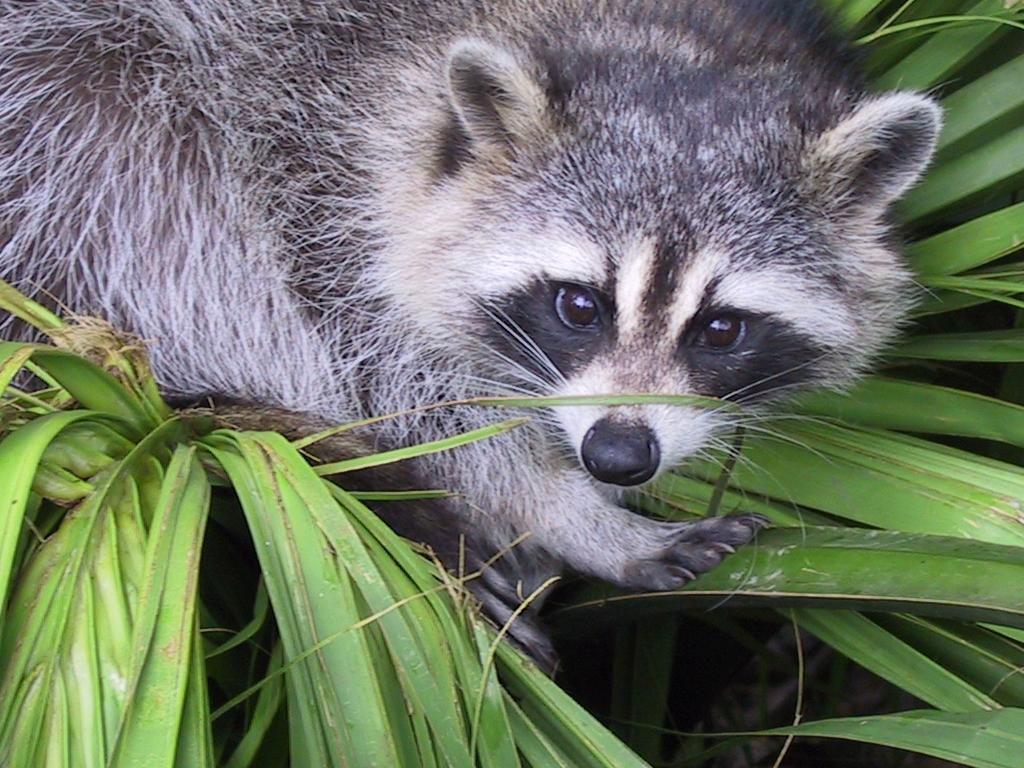
#> input picture day1_Array/ex04/animal.jpeg, 1024 x 768 px
$ python rotate.py
#> lines starting #> are read from the running program, lines starting #| are printed output that depends on the picture
### day1_Array/ex04/load_image.py
import matplotlib.pyplot as plt
import numpy as np


def check_rgb_image(image: np.ndarray) -> bool:
    """check if the shape of the image is correct"""
    if not isinstance(image, np.ndarray):
        print("Error: image is not a NumPy array")
        return False

    if len(image.shape) != 3:
        print("Error: image does not have 3 dimensions")
        return False

    if image.shape[2] != 3:
        print("Error: image does not have 3 RGB channels")
        return False

    return True


def verify_extension(path: str) -> bool:
    """Check for extension in filename, only jpg and jpeg"""
    file_extension = ["jpg", "jpeg"]

    if '.' in path:
        # [-1] = the last element in the list.
        if path.split(".")[-1] in file_extension:
            return True
        else:
            print("Error: wrong extension: only '.jpg' and '.jpeg' authorized")
            return False
    # no '.' in the filename, so no extension.
    else:
        print("Error: invalid filename: no extension")
        return False


def ft_load(path: str) -> np.ndarray:
    """Load image with matplotlib"""
    try:
        if verify_extension(path) is False:
            return None

        image = plt.imread(path)
        if check_rgb_image(image) is False:
            return None

        # print(f"The shape of image is: {image.shape}")
        return image

    except Exception as error:
        print(f"Error: {error}")
        return None

### day1_Array/ex04/rotate.py
from load_image import ft_load
import matplotlib.pyplot as plt
import numpy as np

# [18 lines of commented-out code are left out]
def ft_transpose(image: np.ndarray) -> np.ndarray:
    """Apply the transpose operation do a numpy array"""
    height = image.shape[0]
    width = image.shape[1]
    channels = image.shape[2]

    # don't forget to assign the dtype of the image
    # uint8 in original 0-255, because zeros() gives you floats 0.0
    transposed = np.zeros((width, height, channels), dtype=image.dtype)

    # switch order of loops x <-> y
    for y in range(height):
        for x in range(width):
            for c in range(channels):
                transposed[x][y][c] = image[y][x][c]

    return transposed


def main():
    """Zoom then transpose the image, which is rotation for pixels"""
    image = ft_load("animal.jpeg")
#> in ft_load, image is the input picture: shape (768, 1024, 3); mean R, G, B 110.7, 117.7, 102.1

    if image is None:
        return

    try:
        zoomed_image = image[200:600, 300:700, 0:1]
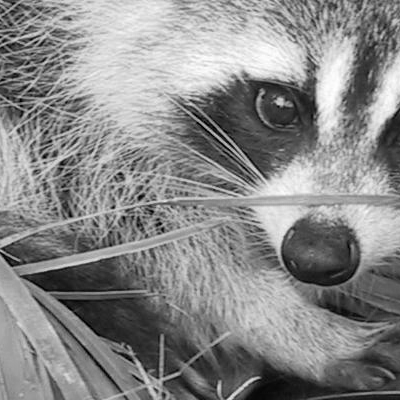
#> zoomed_image: shape (400, 400, 1); min 0, max 255, mean 136.7
        shape = zoomed_image.shape
#> shape = (400, 400, 1)
        print(f"The shape of image is: {shape} or {shape[0:2]}")
#| The shape of image is: (400, 400, 1) or (400, 400)
        print(zoomed_image)
#> (printed output is left out)

        transposed_image = ft_transpose(zoomed_image)
#> after the loop in ft_transpose, `for y in range(height):`:
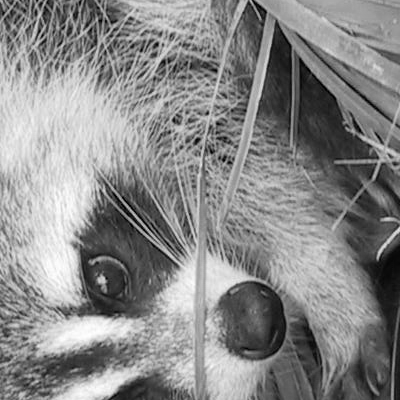
#> transposed: shape (400, 400, 1); min 0, max 255, mean 136.7
        transposed_shape = transposed_image.shape
#> transposed_shape = (400, 400, 1)
        print(f"New shape after Transpose: {transposed_shape[0:2]}")
#| New shape after Transpose: (400, 400)
        print(transposed_image)
#> (printed output is left out)

        plt.imshow(transposed_image, cmap="grey")
        plt.show()

    except Exception as error:
        print(f"Error while transposing image: {error}")


if __name__ == "__main__":
    main()
